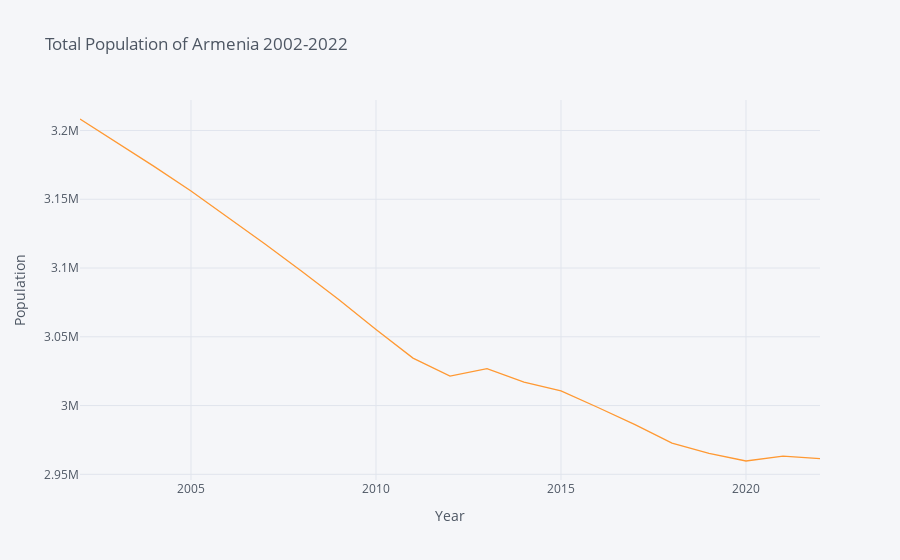

The code cell stored with this chart in its notebook:
### Markdown cell above
### How does the population of Armenia change through time?

### Code cell
total_pop.iloc[18].iplot(yTitle='Population', xTitle='Year',
                         title='Total Population of Armenia 2002-2022')

### Figure 1 — Plotly figure (JSON) as saved in the notebook; plotly's stock layout.template omitted (floating-point values rounded to 4 significant figures)
{"data": [{"line": {"color": "rgba(255, 153, 51, 1.0)", "dash": "solid", "shape": "linear", "width": 1.3}, "mode": "lines", "name": "Total Population", "text": "", "type": "scatter", "x": [2002, 2003, 2004, 2005, 2006, 2007, 2008, 2009, 2010, 2011, "2012", "2013", "2014", "2015", "2016", "2017", "2018", "2019", "2020", "2021", "2022"], "y": [3208317, 3191218, 3173858, 3156011, 3136812, 3117406, 3097385, 3076851, 3055236, 3034499, 3021376, 3026879, 3017079, 3010598, 2998577, 2986151, 2972732, 2965269, 2959694, 2963251, 2961367]}], "layout": {"legend": {"bgcolor": "#F5F6F9", "font": {"color": "#4D5663"}}, "paper_bgcolor": "#F5F6F9", "plot_bgcolor": "#F5F6F9", "title": {"font": {"color": "#4D5663"}, "text": "Total Population of Armenia 2002-2022"}, "xaxis": {"gridcolor": "#E1E5ED", "showgrid": true, "tickfont": {"color": "#4D5663"}, "title": {"font": {"color": "#4D5663"}, "text": "Year"}, "zerolinecolor": "#E1E5ED"}, "yaxis": {"gridcolor": "#E1E5ED", "showgrid": true, "tickfont": {"color": "#4D5663"}, "title": {"font": {"color": "#4D5663"}, "text": "Population"}, "zerolinecolor": "#E1E5ED"}}}
